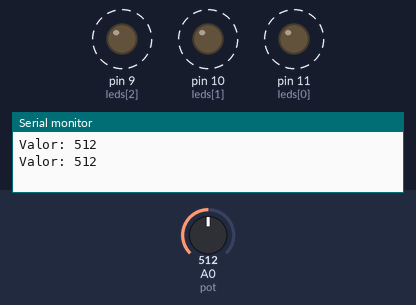
A sketch run on a simulated Arduino Uno, built with avr-gcc and run on an emulated ATmega328P. Shown: output pins drawn as LEDs (lit = HIGH), the last lines printed to the serial monitor. Dashed ring = blinking. Inputs (shaded band) come from the test bench; at power-on: A0 (pot) = 512. Pins used as bus, display or sensor lines are not drawn.

Above: at 1.9 s.
2.0 s: A0 (pot) set to 122
At 2.59 s:
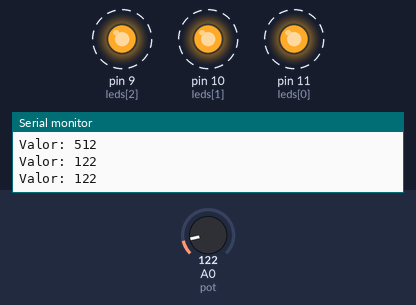
5.5 s: A0 (pot) set to 0
At 6.1 s:
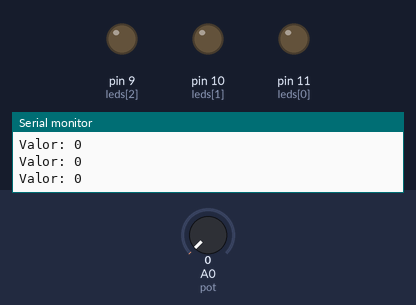
Timing chart, 0 to 8.5 s (numbered marks = the images above; inputs shaded):
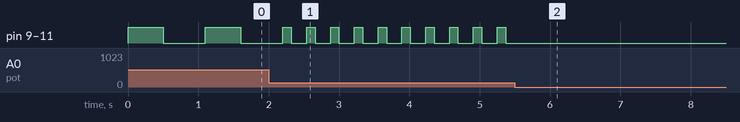

The sketch:

ExemploPotenciometro.ino
```cpp
int leds[] = { 11, 10, 9 };
int pot = A0;

int valorAnterior = 0;

void setup() {
  for (int i = 0; i < sizeof(leds); i++) {
    pinMode(leds[i], OUTPUT);
    analogWrite(leds[i], LOW);
  }

  Serial.begin(9600);
}

void loop() {
  int valorPot = analogRead(pot);

  // if (isNovoValor(valorPot)) {
  if (true) {
    valorAnterior = valorPot;

    Serial.print("Valor: ");
    Serial.println(valorPot);

    // controlarLeds(valorPot);
    controlarLeds2(valorPot);
  }

  delay(100);
}

bool isNovoValor(int valorPot) {
  if ((valorPot > valorAnterior) || (valorPot < valorAnterior)) {
    valorAnterior = valorPot;

    return true;
  }

  return false;
}

void controlarLeds2(int valor) {
  int novoValor = map(valor, 0, 1023, 0, 1000);

  for (int i = 0; i < sizeof(leds); i++) {
    digitalWrite(leds[i], HIGH);
  }

  delay(novoValor);

  for (int i = 0; i < sizeof(leds); i++) {
    digitalWrite(leds[i], LOW);
  }

  delay(novoValor);
}

void controlarLeds(int valor) {
  int novoValor = map(valor, 0, 1023, 0, 255);

  for (int i = 0; i < sizeof(leds); i++) {
    analogWrite(leds[i], novoValor);
  }
}
```

Measured:
- after the input at 2.0 s, pin 9 (leds[2]), pin 10 (leds[1]), pin 11 (leds[0]): alternates HIGH for 0.12 s and LOW for 0.22 s, starting after 0.32 s
- after the input at 5.5 s, pin 9 (leds[2]), pin 10 (leds[1]), pin 11 (leds[0]): stops changing and stays LOW
- by itself, pin 9 (leds[2]), pin 10 (leds[1]), pin 11 (leds[0]): alternates HIGH for 0.50 s and LOW for 0.60 s
